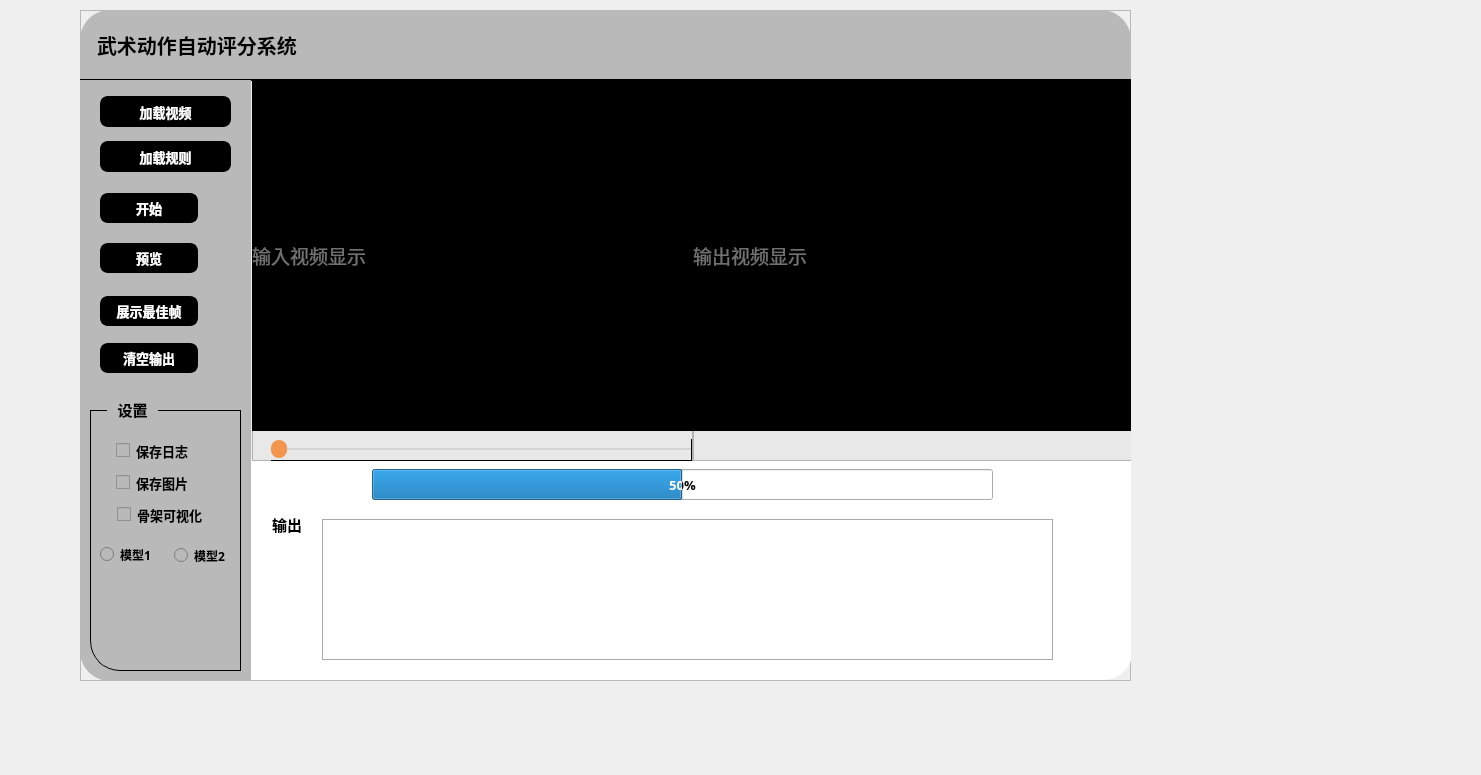
<?xml version="1.0" encoding="UTF-8"?>
<ui version="4.0">
 <class>MainWindow</class>
 <widget class="QMainWindow" name="MainWindow">
  <property name="geometry">
   <rect>
    <x>0</x>
    <y>0</y>
    <width>1481</width>
    <height>775</height>
   </rect>
  </property>
  <property name="windowTitle">
   <string>MainWindow</string>
  </property>
  <widget class="QWidget" name="centralwidget">
   <widget class="QFrame" name="frame">
    <property name="geometry">
     <rect>
      <x>80</x>
      <y>10</y>
      <width>1051</width>
      <height>671</height>
     </rect>
    </property>
    <property name="frameShape">
     <enum>QFrame::StyledPanel</enum>
    </property>
    <property name="frameShadow">
     <enum>QFrame::Raised</enum>
    </property>
    <widget class="QFrame" name="frame_2">
     <property name="geometry">
      <rect>
       <x>0</x>
       <y>0</y>
       <width>1051</width>
       <height>71</height>
      </rect>
     </property>
     <property name="styleSheet">
      <string notr="true">background-color: rgb(185, 185, 185);
border-top-left-radius:30px;
border-top-right-radius:30px;
border-bottom:2px solid</string>
     </property>
     <property name="frameShape">
      <enum>QFrame::StyledPanel</enum>
     </property>
     <property name="frameShadow">
      <enum>QFrame::Raised</enum>
     </property>
     <widget class="QLabel" name="label">
      <property name="geometry">
       <rect>
        <x>11</x>
        <y>0</y>
        <width>281</width>
        <height>71</height>
       </rect>
      </property>
      <property name="font">
       <font>
        <family>微软雅黑</family>
        <pointsize>15</pointsize>
        <weight>75</weight>
        <bold>true</bold>
       </font>
      </property>
      <property name="text">
       <string>武术动作自动评分系统</string>
      </property>
     </widget>
     <widget class="QPushButton" name="pushButton">
      <property name="geometry">
       <rect>
        <x>1000</x>
        <y>20</y>
        <width>28</width>
        <height>28</height>
       </rect>
      </property>
      <property name="styleSheet">
       <string notr="true">#pushButton {
    border: none;
}

#pushButton {

	background-color: rgb(185, 185, 185);
}
#pushButton:hover{

	
	background-color: rgb(232, 232, 232);
}
</string>
      </property>
      <property name="text">
       <string/>
      </property>
      <property name="icon">
       <iconset resource="source/pic.qrc">
        <normaloff>:/pic/关闭.svg</normaloff>:/pic/关闭.svg</iconset>
      </property>
     </widget>
     <widget class="QLabel" name="label_2">
      <property name="geometry">
       <rect>
        <x>280</x>
        <y>20</y>
        <width>321</width>
        <height>30</height>
       </rect>
      </property>
      <property name="font">
       <font>
        <family>微软雅黑</family>
        <pointsize>15</pointsize>
        <weight>75</weight>
        <bold>true</bold>
       </font>
      </property>
      <property name="styleSheet">
       <string notr="true">border:none;</string>
      </property>
      <property name="text">
       <string/>
      </property>
     </widget>
    </widget>
    <widget class="QFrame" name="frame_3">
     <property name="geometry">
      <rect>
       <x>0</x>
       <y>70</y>
       <width>171</width>
       <height>601</height>
      </rect>
     </property>
     <property name="styleSheet">
      <string notr="true">background-color: rgb(185, 185, 185);

border-bottom-left-radius:30px;</string>
     </property>
     <property name="frameShape">
      <enum>QFrame::StyledPanel</enum>
     </property>
     <property name="frameShadow">
      <enum>QFrame::Raised</enum>
     </property>
     <widget class="QPushButton" name="pushButton_6">
      <property name="geometry">
       <rect>
        <x>20</x>
        <y>16</y>
        <width>131</width>
        <height>31</height>
       </rect>
      </property>
      <property name="font">
       <font>
        <family>微软雅黑</family>
        <pointsize>10</pointsize>
        <weight>75</weight>
        <bold>true</bold>
       </font>
      </property>
      <property name="styleSheet">
       <string notr="true">QPushButton {
    
	color: rgb(255, 255, 255);
	background-color: rgb(0, 0, 0);
    alternate-background-color: rgb(212, 38, 255);
    gridline-color: rgb(255, 249, 235);
    border-radius: 8px;
	border:2px solid;
}



QPushButton:hover{
background-color:#d5d5d5;/* 设置按钮被点击时的背景颜色 */
padding:2px;

}
QPushButton:pressed {
    background-color: #a7a7a7; /* 设置按钮被点击时的背景颜色 */
}
</string>
      </property>
      <property name="text">
       <string>加载视频</string>
      </property>
     </widget>
     <widget class="QPushButton" name="pushButton_8">
      <property name="geometry">
       <rect>
        <x>20</x>
        <y>163</y>
        <width>98</width>
        <height>30</height>
       </rect>
      </property>
      <property name="font">
       <font>
        <family>微软雅黑</family>
        <pointsize>10</pointsize>
        <weight>75</weight>
        <bold>true</bold>
       </font>
      </property>
      <property name="styleSheet">
       <string notr="true">QPushButton {
    
	color: rgb(255, 255, 255);
	background-color: rgb(0, 0, 0);
    alternate-background-color: rgb(212, 38, 255);
    gridline-color: rgb(255, 249, 235);
    border-radius: 8px;
	border:2px solid;
}



QPushButton:hover{
background-color:#d5d5d5;/* 设置按钮被点击时的背景颜色 */
padding:2px;

}
QPushButton:pressed {
    background-color: #a7a7a7; /* 设置按钮被点击时的背景颜色 */
}
</string>
      </property>
      <property name="text">
       <string>预览</string>
      </property>
     </widget>
     <widget class="QPushButton" name="pushButton_5">
      <property name="geometry">
       <rect>
        <x>20</x>
        <y>113</y>
        <width>98</width>
        <height>30</height>
       </rect>
      </property>
      <property name="font">
       <font>
        <family>微软雅黑</family>
        <pointsize>10</pointsize>
        <weight>75</weight>
        <bold>true</bold>
       </font>
      </property>
      <property name="styleSheet">
       <string notr="true">QPushButton {
    
	color: rgb(255, 255, 255);
	background-color: rgb(0, 0, 0);
    alternate-background-color: rgb(212, 38, 255);
    gridline-color: rgb(255, 249, 235);
    border-radius: 8px;
	border:2px solid;
}



QPushButton:hover{
background-color:#d5d5d5;/* 设置按钮被点击时的背景颜色 */
padding:2px;

}
QPushButton:pressed {
    background-color: #a7a7a7; /* 设置按钮被点击时的背景颜色 */
}
</string>
      </property>
      <property name="text">
       <string>开始</string>
      </property>
     </widget>
     <widget class="QLabel" name="label_6">
      <property name="geometry">
       <rect>
        <x>120</x>
        <y>163</y>
        <width>33</width>
        <height>33</height>
       </rect>
      </property>
      <property name="styleSheet">
       <string notr="true">image: url(:/pic/play.svg);</string>
      </property>
      <property name="text">
       <string/>
      </property>
      <property name="scaledContents">
       <bool>true</bool>
      </property>
     </widget>
     <widget class="QLabel" name="label_13">
      <property name="enabled">
       <bool>true</bool>
      </property>
      <property name="geometry">
       <rect>
        <x>121</x>
        <y>158</y>
        <width>31</width>
        <height>41</height>
       </rect>
      </property>
      <property name="styleSheet">
       <string notr="true">image: url(:/pic/pause.svg);
</string>
      </property>
      <property name="text">
       <string/>
      </property>
      <property name="scaledContents">
       <bool>true</bool>
      </property>
     </widget>
     <widget class="QLabel" name="label_7">
      <property name="geometry">
       <rect>
        <x>10</x>
        <y>330</y>
        <width>151</width>
        <height>261</height>
       </rect>
      </property>
      <property name="font">
       <font>
        <pointsize>12</pointsize>
       </font>
      </property>
      <property name="styleSheet">
       <string notr="true">border:1px solid black;
</string>
      </property>
      <property name="text">
       <string/>
      </property>
      <property name="alignment">
       <set>Qt::AlignLeading|Qt::AlignLeft|Qt::AlignTop</set>
      </property>
     </widget>
     <widget class="QLabel" name="label_8">
      <property name="geometry">
       <rect>
        <x>27</x>
        <y>299</y>
        <width>51</width>
        <height>61</height>
       </rect>
      </property>
      <property name="font">
       <font>
        <family>微软雅黑</family>
        <pointsize>11</pointsize>
        <weight>75</weight>
        <bold>true</bold>
       </font>
      </property>
      <property name="text">
       <string>设置</string>
      </property>
      <property name="alignment">
       <set>Qt::AlignCenter</set>
      </property>
     </widget>
     <widget class="QLabel" name="label_14">
      <property name="enabled">
       <bool>true</bool>
      </property>
      <property name="geometry">
       <rect>
        <x>121</x>
        <y>107</y>
        <width>31</width>
        <height>41</height>
       </rect>
      </property>
      <property name="styleSheet">
       <string notr="true">image: url(:/pic/pause.svg);
</string>
      </property>
      <property name="text">
       <string/>
      </property>
      <property name="scaledContents">
       <bool>true</bool>
      </property>
     </widget>
     <widget class="QLabel" name="label_9">
      <property name="geometry">
       <rect>
        <x>120</x>
        <y>112</y>
        <width>33</width>
        <height>33</height>
       </rect>
      </property>
      <property name="styleSheet">
       <string notr="true">image: url(:/pic/play.svg);</string>
      </property>
      <property name="text">
       <string/>
      </property>
      <property name="scaledContents">
       <bool>true</bool>
      </property>
     </widget>
     <widget class="QCheckBox" name="checkBox">
      <property name="geometry">
       <rect>
        <x>36</x>
        <y>360</y>
        <width>101</width>
        <height>21</height>
       </rect>
      </property>
      <property name="font">
       <font>
        <family>微软雅黑</family>
        <pointsize>10</pointsize>
        <weight>75</weight>
        <bold>true</bold>
       </font>
      </property>
      <property name="styleSheet">
       <string notr="true"/>
      </property>
      <property name="text">
       <string>保存日志</string>
      </property>
      <property name="iconSize">
       <size>
        <width>20</width>
        <height>20</height>
       </size>
      </property>
      <property name="checked">
       <bool>false</bool>
      </property>
      <property name="tristate">
       <bool>false</bool>
      </property>
     </widget>
     <widget class="QCheckBox" name="checkBox_2">
      <property name="geometry">
       <rect>
        <x>36</x>
        <y>392</y>
        <width>101</width>
        <height>21</height>
       </rect>
      </property>
      <property name="font">
       <font>
        <family>微软雅黑</family>
        <pointsize>10</pointsize>
        <weight>75</weight>
        <bold>true</bold>
       </font>
      </property>
      <property name="styleSheet">
       <string notr="true"/>
      </property>
      <property name="text">
       <string>保存图片</string>
      </property>
      <property name="iconSize">
       <size>
        <width>20</width>
        <height>20</height>
       </size>
      </property>
      <property name="checked">
       <bool>false</bool>
      </property>
      <property name="tristate">
       <bool>false</bool>
      </property>
     </widget>
     <widget class="QRadioButton" name="radioButton">
      <property name="geometry">
       <rect>
        <x>20</x>
        <y>465</y>
        <width>112</width>
        <height>19</height>
       </rect>
      </property>
      <property name="font">
       <font>
        <family>微软雅黑</family>
        <weight>75</weight>
        <bold>true</bold>
       </font>
      </property>
      <property name="text">
       <string>模型1</string>
      </property>
     </widget>
     <widget class="QRadioButton" name="radioButton_2">
      <property name="geometry">
       <rect>
        <x>94</x>
        <y>466</y>
        <width>61</width>
        <height>19</height>
       </rect>
      </property>
      <property name="font">
       <font>
        <family>微软雅黑</family>
        <weight>75</weight>
        <bold>true</bold>
       </font>
      </property>
      <property name="text">
       <string>模型2</string>
      </property>
     </widget>
     <widget class="QCheckBox" name="checkBox_3">
      <property name="geometry">
       <rect>
        <x>37</x>
        <y>424</y>
        <width>111</width>
        <height>21</height>
       </rect>
      </property>
      <property name="font">
       <font>
        <family>微软雅黑</family>
        <pointsize>10</pointsize>
        <weight>75</weight>
        <bold>true</bold>
       </font>
      </property>
      <property name="styleSheet">
       <string notr="true"/>
      </property>
      <property name="text">
       <string>骨架可视化</string>
      </property>
      <property name="iconSize">
       <size>
        <width>20</width>
        <height>20</height>
       </size>
      </property>
      <property name="checked">
       <bool>false</bool>
      </property>
      <property name="tristate">
       <bool>false</bool>
      </property>
     </widget>
     <widget class="QPushButton" name="pushButton_9">
      <property name="enabled">
       <bool>true</bool>
      </property>
      <property name="geometry">
       <rect>
        <x>20</x>
        <y>216</y>
        <width>98</width>
        <height>30</height>
       </rect>
      </property>
      <property name="font">
       <font>
        <family>微软雅黑</family>
        <pointsize>10</pointsize>
        <weight>75</weight>
        <bold>true</bold>
       </font>
      </property>
      <property name="styleSheet">
       <string notr="true">QPushButton {
    
	color: rgb(255, 255, 255);
	background-color: rgb(0, 0, 0);
    alternate-background-color: rgb(212, 38, 255);
    gridline-color: rgb(255, 249, 235);
    border-radius: 8px;
	border:2px solid;
}



QPushButton:hover{
background-color:#d5d5d5;/* 设置按钮被点击时的背景颜色 */
padding:2px;

}
QPushButton:pressed {
    background-color: #a7a7a7; /* 设置按钮被点击时的背景颜色 */
}
</string>
      </property>
      <property name="text">
       <string>展示最佳帧</string>
      </property>
     </widget>
     <widget class="QPushButton" name="pushButton_7">
      <property name="geometry">
       <rect>
        <x>20</x>
        <y>61</y>
        <width>131</width>
        <height>31</height>
       </rect>
      </property>
      <property name="font">
       <font>
        <family>微软雅黑</family>
        <pointsize>10</pointsize>
        <weight>75</weight>
        <bold>true</bold>
       </font>
      </property>
      <property name="styleSheet">
       <string notr="true">QPushButton {
    
	color: rgb(255, 255, 255);
	background-color: rgb(0, 0, 0);
    alternate-background-color: rgb(212, 38, 255);
    gridline-color: rgb(255, 249, 235);
    border-radius: 8px;
	border:2px solid;
}



QPushButton:hover{
background-color:#d5d5d5;/* 设置按钮被点击时的背景颜色 */
padding:2px;

}
QPushButton:pressed {
    background-color: #a7a7a7; /* 设置按钮被点击时的背景颜色 */
}
</string>
      </property>
      <property name="text">
       <string>加载规则</string>
      </property>
     </widget>
     <widget class="QPushButton" name="pushButton_10">
      <property name="geometry">
       <rect>
        <x>20</x>
        <y>263</y>
        <width>98</width>
        <height>30</height>
       </rect>
      </property>
      <property name="font">
       <font>
        <family>微软雅黑</family>
        <pointsize>10</pointsize>
        <weight>75</weight>
        <bold>true</bold>
       </font>
      </property>
      <property name="styleSheet">
       <string notr="true">QPushButton {
    
	color: rgb(255, 255, 255);
	background-color: rgb(0, 0, 0);
    alternate-background-color: rgb(212, 38, 255);
    gridline-color: rgb(255, 249, 235);
    border-radius: 8px;
	border:2px solid;
}



QPushButton:hover{
background-color:#d5d5d5;/* 设置按钮被点击时的背景颜色 */
padding:2px;

}
QPushButton:pressed {
    background-color: #a7a7a7; /* 设置按钮被点击时的背景颜色 */
}
</string>
      </property>
      <property name="text">
       <string>清空输出</string>
      </property>
     </widget>
    </widget>
    <widget class="QFrame" name="frame_4">
     <property name="geometry">
      <rect>
       <x>172</x>
       <y>70</y>
       <width>441</width>
       <height>381</height>
      </rect>
     </property>
     <property name="styleSheet">
      <string notr="true">background-color: rgb(232, 232, 232);
border-right:1px solid;
border-bottom:1px solid</string>
     </property>
     <property name="frameShape">
      <enum>QFrame::StyledPanel</enum>
     </property>
     <property name="frameShadow">
      <enum>QFrame::Raised</enum>
     </property>
     <widget class="QSlider" name="horizontalSlider">
      <property name="geometry">
       <rect>
        <x>19</x>
        <y>359</y>
        <width>421</width>
        <height>22</height>
       </rect>
      </property>
      <property name="styleSheet">
       <string notr="true">      QSlider::groove:horizontal {
            border: none;
            height: 2px;
            background-color: lightgray;
        }

        QSlider::handle:horizontal {
            background-color: #f1964c;
            width: 16px;
            margin: -8px 0px -8px 0px;
            border-radius: 8px;

        }

        QSlider::sub-page:horizontal {
            background-color: #f1964c;
        }

</string>
      </property>
      <property name="orientation">
       <enum>Qt::Horizontal</enum>
      </property>
     </widget>
     <widget class="QLabel" name="label_3">
      <property name="geometry">
       <rect>
        <x>0</x>
        <y>0</y>
        <width>441</width>
        <height>351</height>
       </rect>
      </property>
      <property name="font">
       <font>
        <family>微软雅黑</family>
        <pointsize>14</pointsize>
        <weight>50</weight>
        <italic>false</italic>
        <bold>false</bold>
       </font>
      </property>
      <property name="styleSheet">
       <string notr="true">border:none;
background-color: rgb(0, 0, 0);
color: rgb(113, 113, 113);</string>
      </property>
      <property name="text">
       <string>输入视频显示</string>
      </property>
      <property name="textFormat">
       <enum>Qt::AutoText</enum>
      </property>
     </widget>
    </widget>
    <widget class="QFrame" name="frame_6">
     <property name="geometry">
      <rect>
       <x>613</x>
       <y>70</y>
       <width>440</width>
       <height>381</height>
      </rect>
     </property>
     <property name="styleSheet">
      <string notr="true">background-color: rgb(232, 232, 232);

border-bottom:1px solid</string>
     </property>
     <property name="frameShape">
      <enum>QFrame::StyledPanel</enum>
     </property>
     <property name="frameShadow">
      <enum>QFrame::Raised</enum>
     </property>
     <widget class="QLabel" name="label_4">
      <property name="geometry">
       <rect>
        <x>0</x>
        <y>0</y>
        <width>441</width>
        <height>351</height>
       </rect>
      </property>
      <property name="font">
       <font>
        <family>微软雅黑</family>
        <pointsize>14</pointsize>
        <weight>50</weight>
        <italic>false</italic>
        <bold>false</bold>
       </font>
      </property>
      <property name="styleSheet">
       <string notr="true">border:none;
color: rgb(113, 113, 113);
background-color: rgb(0, 0, 0);</string>
      </property>
      <property name="text">
       <string>输出视频显示</string>
      </property>
      <property name="textFormat">
       <enum>Qt::AutoText</enum>
      </property>
     </widget>
    </widget>
    <widget class="QFrame" name="frame_5">
     <property name="geometry">
      <rect>
       <x>162</x>
       <y>449</y>
       <width>891</width>
       <height>221</height>
      </rect>
     </property>
     <property name="styleSheet">
      <string notr="true">#frame_5 {
    background-color: rgb(255, 255, 255);
}

#frame_5 {
    border-bottom-right-radius: 30px;
}</string>
     </property>
     <property name="frameShape">
      <enum>QFrame::StyledPanel</enum>
     </property>
     <property name="frameShadow">
      <enum>QFrame::Raised</enum>
     </property>
     <widget class="QProgressBar" name="progressBar_2">
      <property name="geometry">
       <rect>
        <x>130</x>
        <y>10</y>
        <width>621</width>
        <height>31</height>
       </rect>
      </property>
      <property name="font">
       <font>
        <family>微软雅黑</family>
        <pointsize>10</pointsize>
        <weight>75</weight>
        <bold>true</bold>
       </font>
      </property>
      <property name="styleSheet">
       <string notr="true">      QProgressBar {
            border: 2px solid #b9b9b9;
            background-color: white;
            padding-left: 2px;
            padding-right: 2px;
          

        }

        QProgressBar::chunk {
            background-color: #b9b9b9;
            margin-top: 2px;
            margin-bottom: 2px;
        }
  border-top-left-radius:30px;</string>
      </property>
      <property name="value">
       <number>50</number>
      </property>
      <property name="alignment">
       <set>Qt::AlignCenter</set>
      </property>
      <property name="textVisible">
       <bool>true</bool>
      </property>
      <property name="orientation">
       <enum>Qt::Horizontal</enum>
      </property>
      <property name="invertedAppearance">
       <bool>false</bool>
      </property>
      <property name="textDirection">
       <enum>QProgressBar::TopToBottom</enum>
      </property>
     </widget>
     <widget class="QTextBrowser" name="textBrowser">
      <property name="geometry">
       <rect>
        <x>80</x>
        <y>60</y>
        <width>731</width>
        <height>141</height>
       </rect>
      </property>
      <property name="styleSheet">
       <string notr="true">border:1px solid #aaaaaa;

</string>
      </property>
     </widget>
     <widget class="QLabel" name="label_5">
      <property name="geometry">
       <rect>
        <x>30</x>
        <y>40</y>
        <width>81</width>
        <height>51</height>
       </rect>
      </property>
      <property name="font">
       <font>
        <family>微软雅黑</family>
        <pointsize>11</pointsize>
        <weight>75</weight>
        <italic>false</italic>
        <bold>true</bold>
        <underline>false</underline>
        <kerning>true</kerning>
       </font>
      </property>
      <property name="text">
       <string>输出</string>
      </property>
     </widget>
    </widget>
    <zorder>frame_5</zorder>
    <zorder>frame_2</zorder>
    <zorder>frame_3</zorder>
    <zorder>frame_4</zorder>
    <zorder>frame_6</zorder>
   </widget>
  </widget>
 </widget>
 <resources>
  <include location="source/pic.qrc"/>
 </resources>
 <connections>
  <connection>
   <sender>pushButton</sender>
   <signal>clicked()</signal>
   <receiver>MainWindow</receiver>
   <slot>close()</slot>
   <hints>
    <hint type="sourcelabel">
     <x>1054</x>
     <y>55</y>
    </hint>
    <hint type="destinationlabel">
     <x>636</x>
     <y>338</y>
    </hint>
   </hints>
  </connection>
  <connection>
   <sender>pushButton_10</sender>
   <signal>clicked()</signal>
   <receiver>textBrowser</receiver>
   <slot>clear()</slot>
   <hints>
    <hint type="sourcelabel">
     <x>164</x>
     <y>357</y>
    </hint>
    <hint type="destinationlabel">
     <x>413</x>
     <y>565</y>
    </hint>
   </hints>
  </connection>
 </connections>
</ui>
